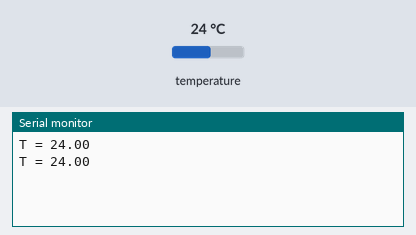
Recording of a sketch running on a simulated Arduino Uno, built with avr-gcc and run on an emulated ATmega328P. On the bench: the last lines printed to the serial monitor. Inputs (shaded band) come from the test bench; at power-on: temperature 24 °C.

Above: at 2.8 s.
2.9 s: temperature set to 12 °C
At 3.7 s:
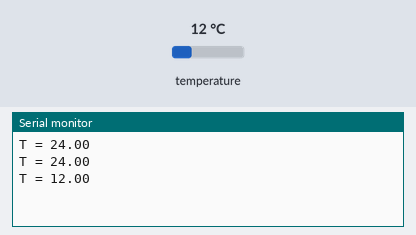
4.4 s: temperature set to 19 °C
At 6.0 s:
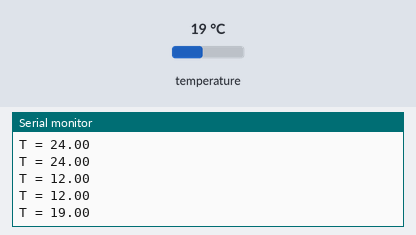
Timing chart, 0 to 7.5 s (numbered marks = the images above; inputs shaded):
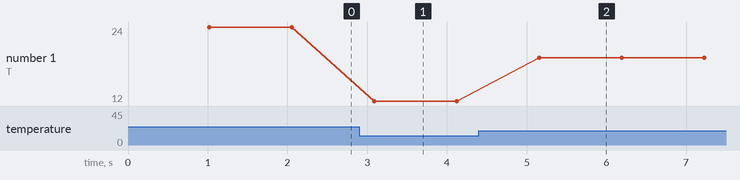

The sketch:

thermo.ino
```cpp
#include <OneWire.h>

// DS18S20 Temperature chip i/o
OneWire ds(10);  // on pin 10

void setup(void) {
  // initialize inputs/outputs
  // start serial port
  Serial.begin(9600);
}

void loop(void) {

  byte i;
  byte present = 0;
  byte data[12];
  byte addr[8];
  int HighByte, LowByte, TReading, SignBit, Tc_100, Whole, Fract;

  if ( !ds.search(addr)) {
 //     Serial.print("No more addresses.\n");
      ds.reset_search();
      return;
  }

  for( i = 0; i < 8; i++) {
    //Serial.print(addr[i], HEX);
    //Serial.print(" ");
  }

  if ( OneWire::crc8( addr, 7) != addr[7]) {
      Serial.print("CRC is not valid!\n");
      return;
  }

  if ( addr[0] == 0x10) {
      Serial.print("Device is a DS18S20 family device.\n");
      return;
  }
  else if ( addr[0] == 0x28) {
  //    Serial.print("Device is a DS18B20 family device.\n");
  }
  else {
      Serial.print("Device family is not recognized: 0x");
      Serial.println(addr[0],HEX);
      return;
  }

  ds.reset();
  ds.select(addr);
  ds.write(0x44,1);         // start conversion, with parasite power on at the end

  delay(1000);     // maybe 750ms is enough, maybe not
  // we might do a ds.depower() here, but the reset will take care of it.

  present = ds.reset();
  ds.select(addr);
  ds.write(0xBE);         // Read Scratchpad


  for ( i = 0; i < 9; i++) {           // we need 9 bytes
    data[i] = ds.read();
  }


  LowByte = data[0];
  HighByte = data[1];
  TReading = (HighByte << 8) + LowByte;
  SignBit = TReading & 0x8000;  // test most sig bit
  if (SignBit) // negative
  {
    TReading = (TReading ^ 0xffff) + 1; // 2's comp
  }
  Tc_100 = (6 * TReading) + TReading / 4;    // multiply by (100 * 0.0625) or 6.25

  Whole = Tc_100 / 100;  // separate off the whole and fractional portions
  Fract = Tc_100 % 100;

  Serial.print("T = ");

  if (SignBit) // If its negative
  {
     Serial.print("-");
  }
  Serial.print(Whole);
  Serial.print(".");
  if (Fract < 10)
  {
     Serial.print("0");
  }
  Serial.print(Fract);

  Serial.print("\n");
}
```

Measured:
- after the input at 2.9 s, the serial monitor: prints a new line after 0.19 s (image 1)
- after the input at 4.4 s, the serial monitor: prints a new line after 0.76 s (image 2)
- plotted number 1: 24 → 12 after the input at 2.9 s, 12 → 19 after the input at 4.4 s
